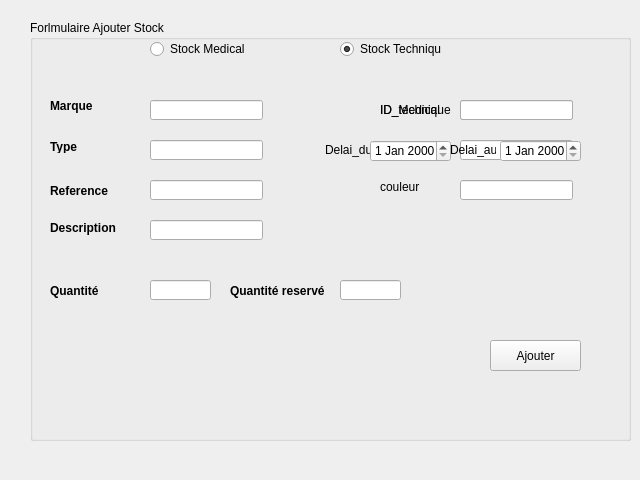
<?xml version="1.0" encoding="UTF-8"?>
<ui version="4.0">
 <class>medicalajout</class>
 <widget class="QDialog" name="medicalajout">
  <property name="geometry">
   <rect>
    <x>0</x>
    <y>0</y>
    <width>640</width>
    <height>480</height>
   </rect>
  </property>
  <property name="windowTitle">
   <string>Dialog</string>
  </property>
  <widget class="QGroupBox" name="groupBox">
   <property name="geometry">
    <rect>
     <x>30</x>
     <y>20</y>
     <width>601</width>
     <height>421</height>
    </rect>
   </property>
   <property name="title">
    <string>Forlmulaire Ajouter Stock </string>
   </property>
   <widget class="QLabel" name="label_4">
    <property name="geometry">
     <rect>
      <x>20</x>
      <y>160</y>
      <width>61</width>
      <height>21</height>
     </rect>
    </property>
    <property name="font">
     <font>
      <weight>75</weight>
      <bold>true</bold>
     </font>
    </property>
    <property name="text">
     <string>Reference</string>
    </property>
   </widget>
   <widget class="QLineEdit" name="typeeM">
    <property name="geometry">
     <rect>
      <x>120</x>
      <y>120</y>
      <width>113</width>
      <height>20</height>
     </rect>
    </property>
   </widget>
   <widget class="QLabel" name="label_2">
    <property name="geometry">
     <rect>
      <x>20</x>
      <y>70</y>
      <width>71</width>
      <height>31</height>
     </rect>
    </property>
    <property name="font">
     <font>
      <weight>75</weight>
      <bold>true</bold>
     </font>
    </property>
    <property name="text">
     <string>Marque</string>
    </property>
   </widget>
   <widget class="QLabel" name="label_5">
    <property name="geometry">
     <rect>
      <x>20</x>
      <y>260</y>
      <width>71</width>
      <height>21</height>
     </rect>
    </property>
    <property name="font">
     <font>
      <weight>75</weight>
      <bold>true</bold>
     </font>
    </property>
    <property name="text">
     <string>Quantité</string>
    </property>
   </widget>
   <widget class="QLineEdit" name="referenceM">
    <property name="geometry">
     <rect>
      <x>120</x>
      <y>160</y>
      <width>113</width>
      <height>20</height>
     </rect>
    </property>
   </widget>
   <widget class="QLineEdit" name="marqueM">
    <property name="geometry">
     <rect>
      <x>120</x>
      <y>80</y>
      <width>113</width>
      <height>20</height>
     </rect>
    </property>
   </widget>
   <widget class="QLabel" name="label_8">
    <property name="geometry">
     <rect>
      <x>20</x>
      <y>200</y>
      <width>71</width>
      <height>16</height>
     </rect>
    </property>
    <property name="font">
     <font>
      <weight>75</weight>
      <bold>true</bold>
     </font>
    </property>
    <property name="text">
     <string>Description</string>
    </property>
   </widget>
   <widget class="QLineEdit" name="quantiteM">
    <property name="geometry">
     <rect>
      <x>120</x>
      <y>260</y>
      <width>61</width>
      <height>20</height>
     </rect>
    </property>
   </widget>
   <widget class="QLabel" name="label_3">
    <property name="geometry">
     <rect>
      <x>20</x>
      <y>120</y>
      <width>46</width>
      <height>13</height>
     </rect>
    </property>
    <property name="font">
     <font>
      <weight>75</weight>
      <bold>true</bold>
     </font>
    </property>
    <property name="text">
     <string>Type</string>
    </property>
   </widget>
   <widget class="QLabel" name="label_6">
    <property name="geometry">
     <rect>
      <x>200</x>
      <y>260</y>
      <width>101</width>
      <height>21</height>
     </rect>
    </property>
    <property name="font">
     <font>
      <weight>75</weight>
      <bold>true</bold>
     </font>
    </property>
    <property name="text">
     <string>Quantité reservé</string>
    </property>
   </widget>
   <widget class="QLineEdit" name="descriptionM">
    <property name="geometry">
     <rect>
      <x>120</x>
      <y>200</y>
      <width>113</width>
      <height>20</height>
     </rect>
    </property>
   </widget>
   <widget class="QToolButton" name="ajoutermMPB">
    <property name="geometry">
     <rect>
      <x>460</x>
      <y>320</y>
      <width>91</width>
      <height>31</height>
     </rect>
    </property>
    <property name="text">
     <string>Ajouter</string>
    </property>
   </widget>
   <widget class="QLineEdit" name="reserveM">
    <property name="geometry">
     <rect>
      <x>310</x>
      <y>260</y>
      <width>61</width>
      <height>20</height>
     </rect>
    </property>
   </widget>
   <widget class="QLabel" name="IDML">
    <property name="geometry">
     <rect>
      <x>350</x>
      <y>80</y>
      <width>61</width>
      <height>20</height>
     </rect>
    </property>
    <property name="text">
     <string>ID_Medical</string>
    </property>
   </widget>
   <widget class="QLineEdit" name="IDM">
    <property name="geometry">
     <rect>
      <x>430</x>
      <y>80</y>
      <width>113</width>
      <height>20</height>
     </rect>
    </property>
   </widget>
   <widget class="QRadioButton" name="stockmedicalPB">
    <property name="geometry">
     <rect>
      <x>120</x>
      <y>20</y>
      <width>101</width>
      <height>18</height>
     </rect>
    </property>
    <property name="acceptDrops">
     <bool>false</bool>
    </property>
    <property name="autoFillBackground">
     <bool>false</bool>
    </property>
    <property name="text">
     <string>Stock Medical</string>
    </property>
    <property name="checked">
     <bool>false</bool>
    </property>
    <property name="autoRepeat">
     <bool>false</bool>
    </property>
   </widget>
   <widget class="QRadioButton" name="stocktechniquePB">
    <property name="geometry">
     <rect>
      <x>310</x>
      <y>20</y>
      <width>101</width>
      <height>18</height>
     </rect>
    </property>
    <property name="text">
     <string>Stock Technique</string>
    </property>
    <property name="checked">
     <bool>true</bool>
    </property>
   </widget>
   <widget class="QLabel" name="TailleL">
    <property name="geometry">
     <rect>
      <x>350</x>
      <y>120</y>
      <width>46</width>
      <height>13</height>
     </rect>
    </property>
    <property name="text">
     <string>Taille</string>
    </property>
   </widget>
   <widget class="QLineEdit" name="TailleLE">
    <property name="geometry">
     <rect>
      <x>430</x>
      <y>120</y>
      <width>113</width>
      <height>20</height>
     </rect>
    </property>
   </widget>
   <widget class="QLineEdit" name="couleurLE">
    <property name="geometry">
     <rect>
      <x>430</x>
      <y>160</y>
      <width>113</width>
      <height>20</height>
     </rect>
    </property>
   </widget>
   <widget class="QLabel" name="couleurL">
    <property name="geometry">
     <rect>
      <x>350</x>
      <y>160</y>
      <width>46</width>
      <height>13</height>
     </rect>
    </property>
    <property name="text">
     <string>couleur</string>
    </property>
   </widget>
   <widget class="QLabel" name="IDFL">
    <property name="geometry">
     <rect>
      <x>350</x>
      <y>80</y>
      <width>81</width>
      <height>20</height>
     </rect>
    </property>
    <property name="text">
     <string>ID_technique</string>
    </property>
   </widget>
   <widget class="QLineEdit" name="IDF">
    <property name="geometry">
     <rect>
      <x>430</x>
      <y>80</y>
      <width>113</width>
      <height>20</height>
     </rect>
    </property>
   </widget>
   <widget class="QLabel" name="delaiduL">
    <property name="geometry">
     <rect>
      <x>295</x>
      <y>120</y>
      <width>51</width>
      <height>20</height>
     </rect>
    </property>
    <property name="text">
     <string>Delai_du</string>
    </property>
   </widget>
   <widget class="QDateEdit" name="delaiduDE">
    <property name="geometry">
     <rect>
      <x>340</x>
      <y>120</y>
      <width>81</width>
      <height>22</height>
     </rect>
    </property>
   </widget>
   <widget class="QLabel" name="delaiauL">
    <property name="geometry">
     <rect>
      <x>420</x>
      <y>120</y>
      <width>46</width>
      <height>20</height>
     </rect>
    </property>
    <property name="text">
     <string>Delai_au</string>
    </property>
   </widget>
   <widget class="QDateEdit" name="delaiauDE">
    <property name="geometry">
     <rect>
      <x>470</x>
      <y>120</y>
      <width>81</width>
      <height>22</height>
     </rect>
    </property>
   </widget>
  </widget>
 </widget>
 <resources/>
 <connections/>
</ui>
